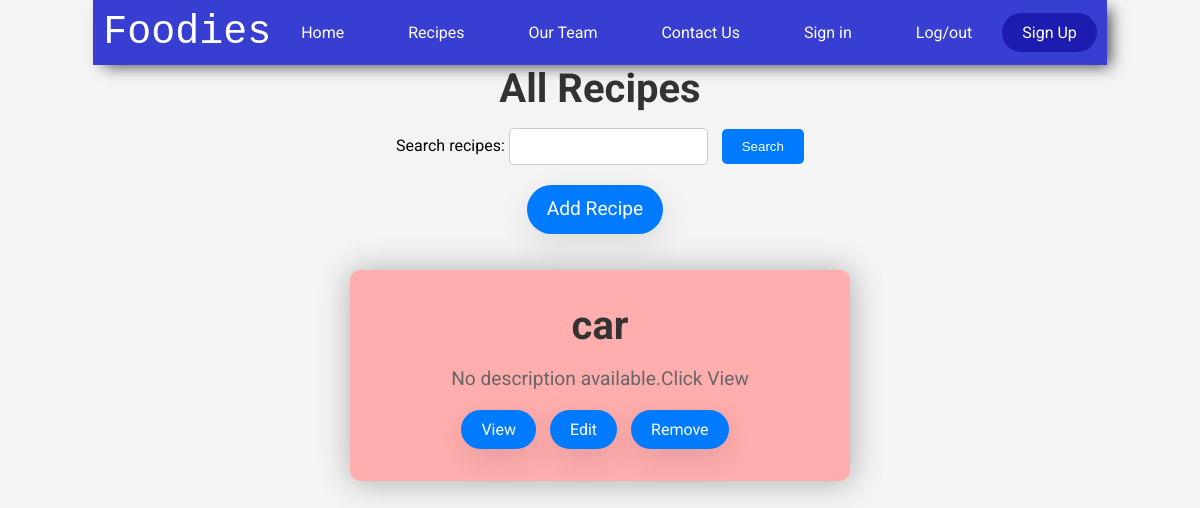
Before: /recipes (signed in) with the older database file.
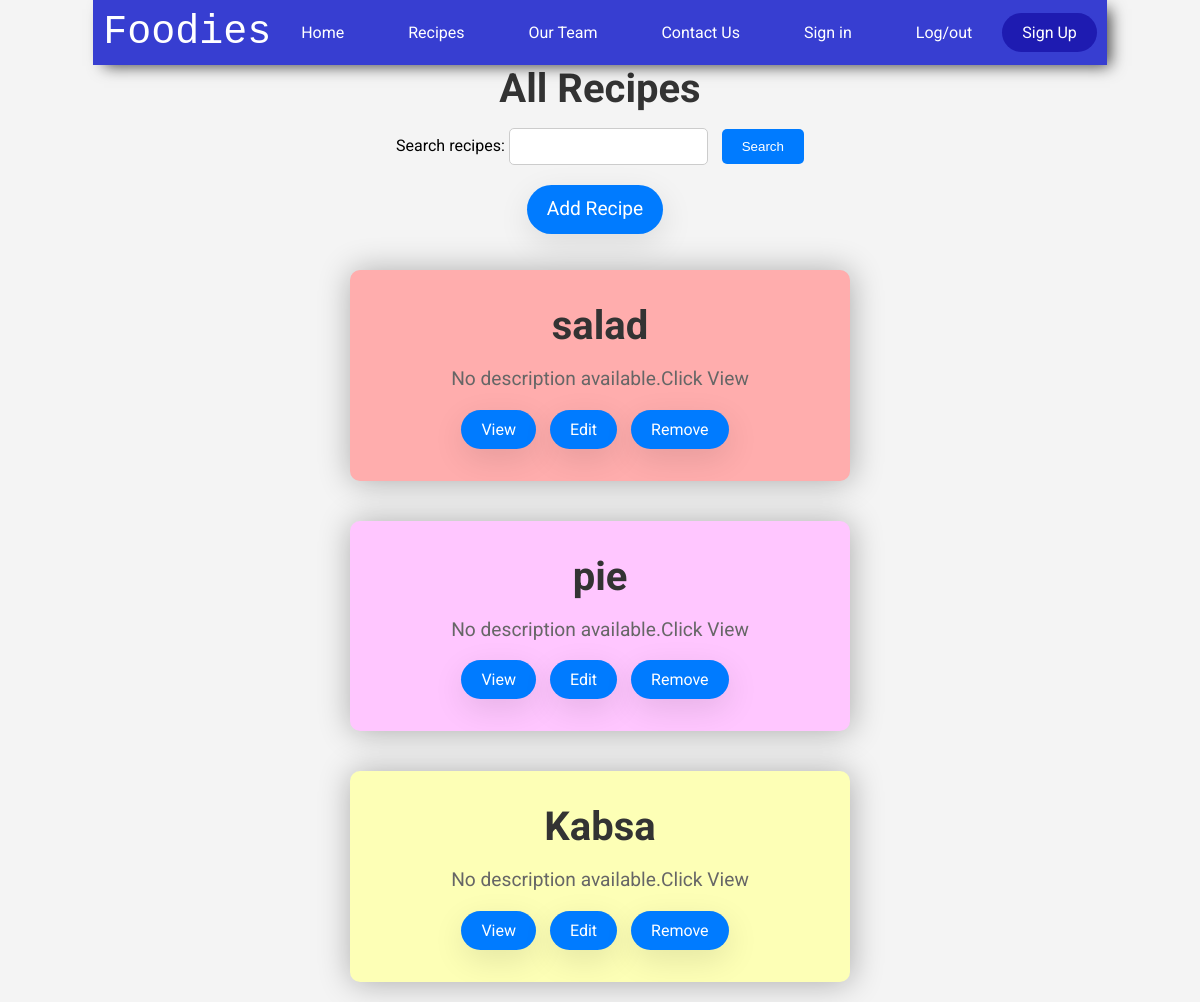
After: the same page with the newer database file.
### app.py (models this page shows)
class Recipe(db.Model):
    id = db.Column(db.Integer, primary_key=True)
    name = db.Column(db.String(100), nullable=False)
    email = db.Column(db.String(100), nullable=False)  # Add email field back to Recipe model
    ingredients = db.Column(db.Text, nullable=False)
    instructions = db.Column(db.Text, nullable=False)

### app.py (the view)
@app.route('/recipes')
@login_required
def view_recipes():
    recipes = Recipe.query.all()
    return render_template('recipes.html', recipes=recipes)

### app.py (called while the page is built)
def login_required(func):
    @wraps(func)
    def decorated_function(*args, **kwargs):
        if 'logged_in' not in session:
            return redirect(url_for('signin'))
        return func(*args, **kwargs)
    return decorated_function

### templates/recipes.html (shortened to what this page needs)
{% include 'index.html' %}
<!DOCTYPE html>
<html lang="en">
<head>
</head>
<body>
    <h1>All Recipes</h1>
    <form action="/search" method="GET">
        <label for="search">Search recipes:</label>
        <input type="text" id="search" name="query">
        <button type="submit">Search</button>
    </form>
    <p><a href="/add_recipe" class="button">Add Recipe</a></p>
    {% for recipe in recipes %}
    <div class="blog_post">
        <div class="container_copy">
            <h1>{{ recipe.name }}</h1>
            <p>{{ recipe.summary | default("No description available.Click View") }}</p>
            <a href="{{ url_for('view_recipe_detail', recipe_id=recipe.id) }}" class="btn_primary">View</a>
            <a href="/edit_recipe/{{ recipe.id }}" class="btn_primary">Edit</a>
            <a href="/remove_recipe/{{ recipe.id }}" class="btn_primary">Remove</a>
        </div>
    </div>
    {% endfor %}
</body>
</html>

Changed rows visible on the page:
added Recipe: name "salad", summary "No description available.Click View"
changed Recipe: name "car" → "pie"
added Recipe: name "Kabsa", summary "No description available.Click View"
